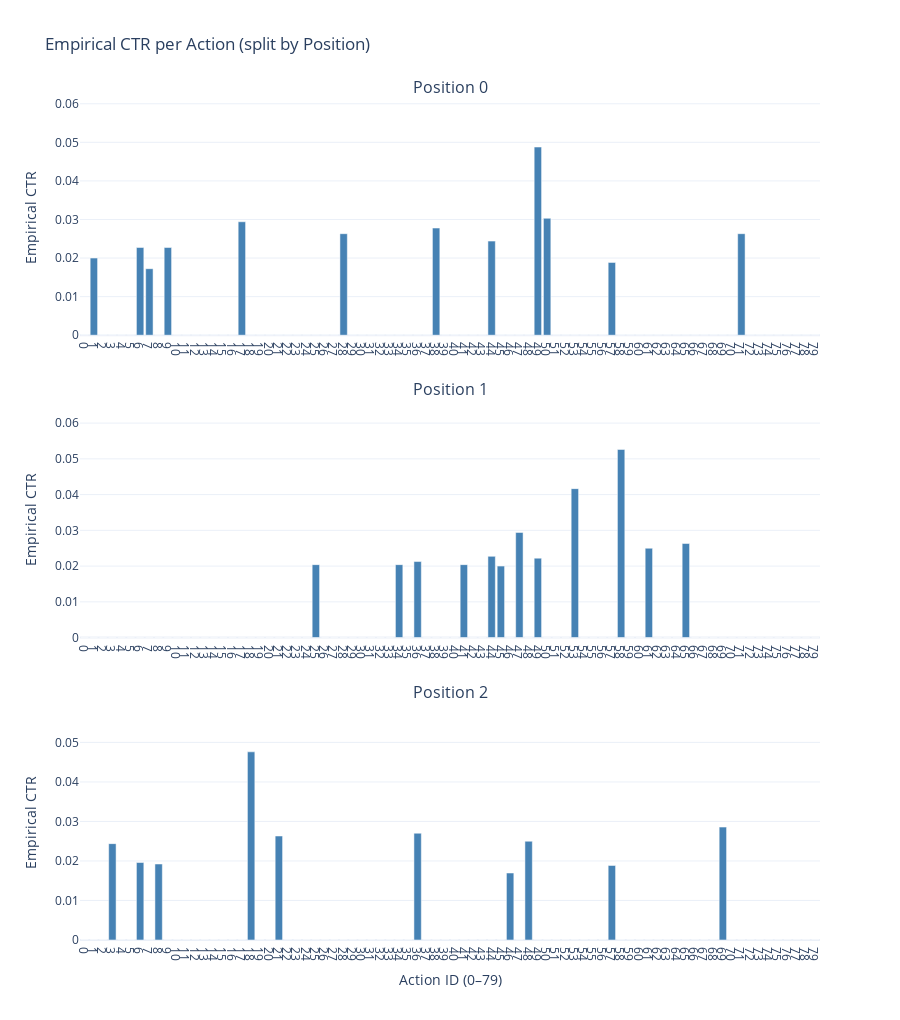
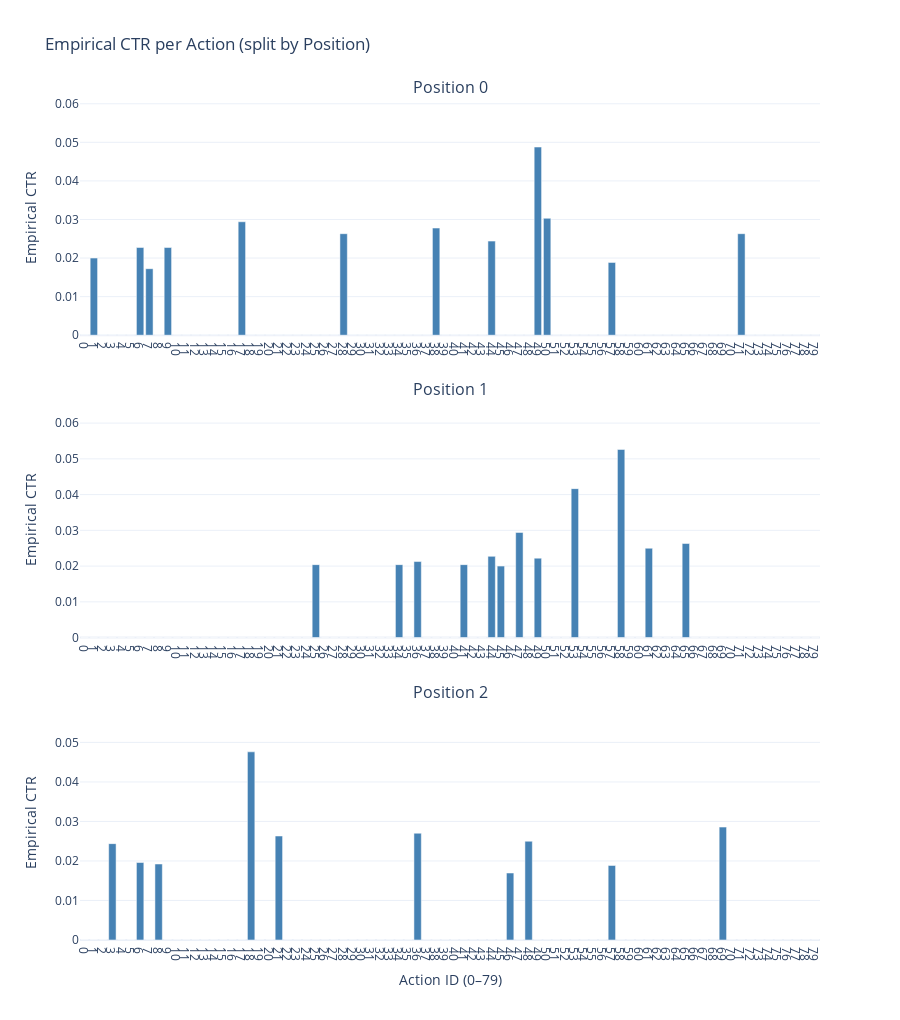

The notebook cell saved with these charts, in order:
### Code cell
# three rows (pos 0,1,2), actions limited to those present in df
fig = plot_empirical_ctr_by_position(df, positions=[0,1,2])
fig.show()

# if you want to force showing all actions 0..79 on each row (missing CTRs -> 0)
fig_full = plot_empirical_ctr_by_position(df, positions=[0,1,2], n_actions=80)
fig_full.show()

### Figure 1 — Plotly figure (JSON) as saved in the notebook; plotly's stock layout.template omitted (floating-point values rounded to 4 significant figures)
{"data": [{"marker": {"color": "steelblue"}, "name": "Pos 0", "showlegend": false, "type": "bar", "x": [0, 1, 2, 3, 4, 5, 6, 7, 8, 9, 10, 11, 12, 13, 14, 15, 16, 17, 18, 19, 20, 21, 22, 23, 24, 25, 26, 27, 28, 29, 30, 31, 32, 33, 34, 35, 36, 37, 38, 39, 40, 41, 42, 43, 44, 45, 46, 47, 48, 49, 50, 51, 52, 53, 54, 55, 56, 57, 58, 59, 60, 61, 62, 63, 64, 65, 66, 67, 68, 69, 70, 71, 72, 73, 74, 75, 76, 77, 78, 79], "xaxis": "x", "y": [0.0, 0.02, 0.0, 0.0, 0.0, 0.0, 0.02273, 0.01724, 0.0, 0.02273, 0.0, 0.0, 0.0, 0.0, 0.0, 0.0, 0.0, 0.02941, 0.0, 0.0, 0.0, 0.0, 0.0, 0.0, 0.0, 0.0, 0.0, 0.0, 0.02632, 0.0, 0.0, 0.0, 0.0, 0.0, 0.0, 0.0, 0.0, 0.0, 0.02778, 0.0, 0.0, 0.0, 0.0, 0.0, 0.02439, 0.0, 0.0, 0.0, 0.0, 0.04878, 0.0303, 0.0, 0.0, 0.0, 0.0, 0.0, 0.0, 0.01887, 0.0, 0.0, 0.0, 0.0, 0.0, 0.0, 0.0, 0.0, 0.0, 0.0, 0.0, 0.0, 0.0, 0.02632, 0.0, 0.0, 0.0, 0.0, 0.0, 0.0, 0.0, 0.0], "yaxis": "y"}, {"marker": {"color": "steelblue"}, "name": "Pos 1", "showlegend": false, "type": "bar", "x": [0, 1, 2, 3, 4, 5, 6, 7, 8, 9, 10, 11, 12, 13, 14, 15, 16, 17, 18, 19, 20, 21, 22, 23, 24, 25, 26, 27, 28, 29, 30, 31, 32, 33, 34, 35, 36, 37, 38, 39, 40, 41, 42, 43, 44, 45, 46, 47, 48, 49, 50, 51, 52, 53, 54, 55, 56, 57, 58, 59, 60, 61, 62, 63, 64, 65, 66, 67, 68, 69, 70, 71, 72, 73, 74, 75, 76, 77, 78, 79], "xaxis": "x2", "y": [0.0, 0.0, 0.0, 0.0, 0.0, 0.0, 0.0, 0.0, 0.0, 0.0, 0.0, 0.0, 0.0, 0.0, 0.0, 0.0, 0.0, 0.0, 0.0, 0.0, 0.0, 0.0, 0.0, 0.0, 0.0, 0.02041, 0.0, 0.0, 0.0, 0.0, 0.0, 0.0, 0.0, 0.0, 0.02041, 0.0, 0.02128, 0.0, 0.0, 0.0, 0.0, 0.02041, 0.0, 0.0, 0.02273, 0.02, 0.0, 0.02941, 0.0, 0.02222, 0.0, 0.0, 0.0, 0.04167, 0.0, 0.0, 0.0, 0.0, 0.05263, 0.0, 0.0, 0.025, 0.0, 0.0, 0.0, 0.02632, 0.0, 0.0, 0.0, 0.0, 0.0, 0.0, 0.0, 0.0, 0.0, 0.0, 0.0, 0.0, 0.0, 0.0], "yaxis": "y2"}, {"marker": {"color": "steelblue"}, "name": "Pos 2", "showlegend": false, "type": "bar", "x": [0, 1, 2, 3, 4, 5, 6, 7, 8, 9, 10, 11, 12, 13, 14, 15, 16, 17, 18, 19, 20, 21, 22, 23, 24, 25, 26, 27, 28, 29, 30, 31, 32, 33, 34, 35, 36, 37, 38, 39, 40, 41, 42, 43, 44, 45, 46, 47, 48, 49, 50, 51, 52, 53, 54, 55, 56, 57, 58, 59, 60, 61, 62, 63, 64, 65, 66, 67, 68, 69, 70, 71, 72, 73, 74, 75, 76, 77, 78, 79], "xaxis": "x3", "y": [0.0, 0.0, 0.0, 0.02439, 0.0, 0.0, 0.01961, 0.0, 0.01923, 0.0, 0.0, 0.0, 0.0, 0.0, 0.0, 0.0, 0.0, 0.0, 0.04762, 0.0, 0.0, 0.02632, 0.0, 0.0, 0.0, 0.0, 0.0, 0.0, 0.0, 0.0, 0.0, 0.0, 0.0, 0.0, 0.0, 0.0, 0.02703, 0.0, 0.0, 0.0, 0.0, 0.0, 0.0, 0.0, 0.0, 0.0, 0.01695, 0.0, 0.025, 0.0, 0.0, 0.0, 0.0, 0.0, 0.0, 0.0, 0.0, 0.01887, 0.0, 0.0, 0.0, 0.0, 0.0, 0.0, 0.0, 0.0, 0.0, 0.0, 0.0, 0.02857, 0.0, 0.0, 0.0, 0.0, 0.0, 0.0, 0.0, 0.0, 0.0, 0.0], "yaxis": "y3"}], "layout": {"annotations": [{"font": {"size": 16}, "showarrow": false, "text": "Position 0", "x": 0.5, "xanchor": "center", "xref": "paper", "y": 1, "yanchor": "bottom", "yref": "paper"}, {"font": {"size": 16}, "showarrow": false, "text": "Position 1", "x": 0.5, "xanchor": "center", "xref": "paper", "y": 0.64, "yanchor": "bottom", "yref": "paper"}, {"font": {"size": 16}, "showarrow": false, "text": "Position 2", "x": 0.5, "xanchor": "center", "xref": "paper", "y": 0.28, "yanchor": "bottom", "yref": "paper"}], "height": 1020, "title": {"text": "Empirical CTR per Action (split by Position)"}, "xaxis": {"anchor": "y", "domain": [0, 1], "tickmode": "array", "ticktext": ["0", "1", "2", "3", "4", "5", "6", "7", "8", "9", "10", "11", "12", "13", "14", "15", "16", "17", "18", "19", "20", "21", "22", "23", "24", "25", "26", "27", "28", "29", "30", "31", "32", "33", "34", "35", "36", "37", "38", "39", "40", "41", "42", "43", "44", "45", "46", "47", "48", "49", "50", "51", "52", "53", "54", "55", "56", "57", "58", "59", "60", "61", "62", "63", "64", "65", "66", "67", "68", "69", "70", "71", "72", "73", "74", "75", "76", "77", "78", "79"], "tickvals": [0, 1, 2, 3, 4, 5, 6, 7, 8, 9, 10, 11, 12, 13, 14, 15, 16, 17, 18, 19, 20, 21, 22, 23, 24, 25, 26, 27, 28, 29, 30, 31, 32, 33, 34, 35, 36, 37, 38, 39, 40, 41, 42, 43, 44, 45, 46, 47, 48, 49, 50, 51, 52, 53, 54, 55, 56, 57, 58, 59, 60, 61, 62, 63, 64, 65, 66, 67, 68, 69, 70, 71, 72, 73, 74, 75, 76, 77, 78, 79], "title": {"text": ""}}, "xaxis2": {"anchor": "y2", "domain": [0, 1], "tickmode": "array", "ticktext": ["0", "1", "2", "3", "4", "5", "6", "7", "8", "9", "10", "11", "12", "13", "14", "15", "16", "17", "18", "19", "20", "21", "22", "23", "24", "25", "26", "27", "28", "29", "30", "31", "32", "33", "34", "35", "36", "37", "38", "39", "40", "41", "42", "43", "44", "45", "46", "47", "48", "49", "50", "51", "52", "53", "54", "55", "56", "57", "58", "59", "60", "61", "62", "63", "64", "65", "66", "67", "68", "69", "70", "71", "72", "73", "74", "75", "76", "77", "78", "79"], "tickvals": [0, 1, 2, 3, 4, 5, 6, 7, 8, 9, 10, 11, 12, 13, 14, 15, 16, 17, 18, 19, 20, 21, 22, 23, 24, 25, 26, 27, 28, 29, 30, 31, 32, 33, 34, 35, 36, 37, 38, 39, 40, 41, 42, 43, 44, 45, 46, 47, 48, 49, 50, 51, 52, 53, 54, 55, 56, 57, 58, 59, 60, 61, 62, 63, 64, 65, 66, 67, 68, 69, 70, 71, 72, 73, 74, 75, 76, 77, 78, 79], "title": {"text": ""}}, "xaxis3": {"anchor": "y3", "domain": [0, 1], "tickmode": "array", "ticktext": ["0", "1", "2", "3", "4", "5", "6", "7", "8", "9", "10", "11", "12", "13", "14", "15", "16", "17", "18", "19", "20", "21", "22", "23", "24", "25", "26", "27", "28", "29", "30", "31", "32", "33", "34", "35", "36", "37", "38", "39", "40", "41", "42", "43", "44", "45", "46", "47", "48", "49", "50", "51", "52", "53", "54", "55", "56", "57", "58", "59", "60", "61", "62", "63", "64", "65", "66", "67", "68", "69", "70", "71", "72", "73", "74", "75", "76", "77", "78", "79"], "tickvals": [0, 1, 2, 3, 4, 5, 6, 7, 8, 9, 10, 11, 12, 13, 14, 15, 16, 17, 18, 19, 20, 21, 22, 23, 24, 25, 26, 27, 28, 29, 30, 31, 32, 33, 34, 35, 36, 37, 38, 39, 40, 41, 42, 43, 44, 45, 46, 47, 48, 49, 50, 51, 52, 53, 54, 55, 56, 57, 58, 59, 60, 61, 62, 63, 64, 65, 66, 67, 68, 69, 70, 71, 72, 73, 74, 75, 76, 77, 78, 79], "title": {"text": "Action ID (0–79)"}}, "yaxis": {"anchor": "x", "domain": [0.72, 1], "range": [0, 0.06098], "title": {"text": "Empirical CTR"}}, "yaxis2": {"anchor": "x2", "domain": [0.36, 0.64], "range": [0, 0.06579], "title": {"text": "Empirical CTR"}}, "yaxis3": {"anchor": "x3", "domain": [0, 0.28], "range": [0, 0.05952], "title": {"text": "Empirical CTR"}}}}

### Figure 2 — Plotly figure (JSON) as saved in the notebook; plotly's stock layout.template omitted (floating-point values rounded to 4 significant figures)
{"data": [{"marker": {"color": "steelblue"}, "name": "Pos 0", "showlegend": false, "type": "bar", "x": [0, 1, 2, 3, 4, 5, 6, 7, 8, 9, 10, 11, 12, 13, 14, 15, 16, 17, 18, 19, 20, 21, 22, 23, 24, 25, 26, 27, 28, 29, 30, 31, 32, 33, 34, 35, 36, 37, 38, 39, 40, 41, 42, 43, 44, 45, 46, 47, 48, 49, 50, 51, 52, 53, 54, 55, 56, 57, 58, 59, 60, 61, 62, 63, 64, 65, 66, 67, 68, 69, 70, 71, 72, 73, 74, 75, 76, 77, 78, 79], "xaxis": "x", "y": [0.0, 0.02, 0.0, 0.0, 0.0, 0.0, 0.02273, 0.01724, 0.0, 0.02273, 0.0, 0.0, 0.0, 0.0, 0.0, 0.0, 0.0, 0.02941, 0.0, 0.0, 0.0, 0.0, 0.0, 0.0, 0.0, 0.0, 0.0, 0.0, 0.02632, 0.0, 0.0, 0.0, 0.0, 0.0, 0.0, 0.0, 0.0, 0.0, 0.02778, 0.0, 0.0, 0.0, 0.0, 0.0, 0.02439, 0.0, 0.0, 0.0, 0.0, 0.04878, 0.0303, 0.0, 0.0, 0.0, 0.0, 0.0, 0.0, 0.01887, 0.0, 0.0, 0.0, 0.0, 0.0, 0.0, 0.0, 0.0, 0.0, 0.0, 0.0, 0.0, 0.0, 0.02632, 0.0, 0.0, 0.0, 0.0, 0.0, 0.0, 0.0, 0.0], "yaxis": "y"}, {"marker": {"color": "steelblue"}, "name": "Pos 1", "showlegend": false, "type": "bar", "x": [0, 1, 2, 3, 4, 5, 6, 7, 8, 9, 10, 11, 12, 13, 14, 15, 16, 17, 18, 19, 20, 21, 22, 23, 24, 25, 26, 27, 28, 29, 30, 31, 32, 33, 34, 35, 36, 37, 38, 39, 40, 41, 42, 43, 44, 45, 46, 47, 48, 49, 50, 51, 52, 53, 54, 55, 56, 57, 58, 59, 60, 61, 62, 63, 64, 65, 66, 67, 68, 69, 70, 71, 72, 73, 74, 75, 76, 77, 78, 79], "xaxis": "x2", "y": [0.0, 0.0, 0.0, 0.0, 0.0, 0.0, 0.0, 0.0, 0.0, 0.0, 0.0, 0.0, 0.0, 0.0, 0.0, 0.0, 0.0, 0.0, 0.0, 0.0, 0.0, 0.0, 0.0, 0.0, 0.0, 0.02041, 0.0, 0.0, 0.0, 0.0, 0.0, 0.0, 0.0, 0.0, 0.02041, 0.0, 0.02128, 0.0, 0.0, 0.0, 0.0, 0.02041, 0.0, 0.0, 0.02273, 0.02, 0.0, 0.02941, 0.0, 0.02222, 0.0, 0.0, 0.0, 0.04167, 0.0, 0.0, 0.0, 0.0, 0.05263, 0.0, 0.0, 0.025, 0.0, 0.0, 0.0, 0.02632, 0.0, 0.0, 0.0, 0.0, 0.0, 0.0, 0.0, 0.0, 0.0, 0.0, 0.0, 0.0, 0.0, 0.0], "yaxis": "y2"}, {"marker": {"color": "steelblue"}, "name": "Pos 2", "showlegend": false, "type": "bar", "x": [0, 1, 2, 3, 4, 5, 6, 7, 8, 9, 10, 11, 12, 13, 14, 15, 16, 17, 18, 19, 20, 21, 22, 23, 24, 25, 26, 27, 28, 29, 30, 31, 32, 33, 34, 35, 36, 37, 38, 39, 40, 41, 42, 43, 44, 45, 46, 47, 48, 49, 50, 51, 52, 53, 54, 55, 56, 57, 58, 59, 60, 61, 62, 63, 64, 65, 66, 67, 68, 69, 70, 71, 72, 73, 74, 75, 76, 77, 78, 79], "xaxis": "x3", "y": [0.0, 0.0, 0.0, 0.02439, 0.0, 0.0, 0.01961, 0.0, 0.01923, 0.0, 0.0, 0.0, 0.0, 0.0, 0.0, 0.0, 0.0, 0.0, 0.04762, 0.0, 0.0, 0.02632, 0.0, 0.0, 0.0, 0.0, 0.0, 0.0, 0.0, 0.0, 0.0, 0.0, 0.0, 0.0, 0.0, 0.0, 0.02703, 0.0, 0.0, 0.0, 0.0, 0.0, 0.0, 0.0, 0.0, 0.0, 0.01695, 0.0, 0.025, 0.0, 0.0, 0.0, 0.0, 0.0, 0.0, 0.0, 0.0, 0.01887, 0.0, 0.0, 0.0, 0.0, 0.0, 0.0, 0.0, 0.0, 0.0, 0.0, 0.0, 0.02857, 0.0, 0.0, 0.0, 0.0, 0.0, 0.0, 0.0, 0.0, 0.0, 0.0], "yaxis": "y3"}], "layout": {"annotations": [{"font": {"size": 16}, "showarrow": false, "text": "Position 0", "x": 0.5, "xanchor": "center", "xref": "paper", "y": 1, "yanchor": "bottom", "yref": "paper"}, {"font": {"size": 16}, "showarrow": false, "text": "Position 1", "x": 0.5, "xanchor": "center", "xref": "paper", "y": 0.64, "yanchor": "bottom", "yref": "paper"}, {"font": {"size": 16}, "showarrow": false, "text": "Position 2", "x": 0.5, "xanchor": "center", "xref": "paper", "y": 0.28, "yanchor": "bottom", "yref": "paper"}], "height": 1020, "title": {"text": "Empirical CTR per Action (split by Position)"}, "xaxis": {"anchor": "y", "domain": [0, 1], "tickmode": "array", "ticktext": ["0", "1", "2", "3", "4", "5", "6", "7", "8", "9", "10", "11", "12", "13", "14", "15", "16", "17", "18", "19", "20", "21", "22", "23", "24", "25", "26", "27", "28", "29", "30", "31", "32", "33", "34", "35", "36", "37", "38", "39", "40", "41", "42", "43", "44", "45", "46", "47", "48", "49", "50", "51", "52", "53", "54", "55", "56", "57", "58", "59", "60", "61", "62", "63", "64", "65", "66", "67", "68", "69", "70", "71", "72", "73", "74", "75", "76", "77", "78", "79"], "tickvals": [0, 1, 2, 3, 4, 5, 6, 7, 8, 9, 10, 11, 12, 13, 14, 15, 16, 17, 18, 19, 20, 21, 22, 23, 24, 25, 26, 27, 28, 29, 30, 31, 32, 33, 34, 35, 36, 37, 38, 39, 40, 41, 42, 43, 44, 45, 46, 47, 48, 49, 50, 51, 52, 53, 54, 55, 56, 57, 58, 59, 60, 61, 62, 63, 64, 65, 66, 67, 68, 69, 70, 71, 72, 73, 74, 75, 76, 77, 78, 79], "title": {"text": ""}}, "xaxis2": {"anchor": "y2", "domain": [0, 1], "tickmode": "array", "ticktext": ["0", "1", "2", "3", "4", "5", "6", "7", "8", "9", "10", "11", "12", "13", "14", "15", "16", "17", "18", "19", "20", "21", "22", "23", "24", "25", "26", "27", "28", "29", "30", "31", "32", "33", "34", "35", "36", "37", "38", "39", "40", "41", "42", "43", "44", "45", "46", "47", "48", "49", "50", "51", "52", "53", "54", "55", "56", "57", "58", "59", "60", "61", "62", "63", "64", "65", "66", "67", "68", "69", "70", "71", "72", "73", "74", "75", "76", "77", "78", "79"], "tickvals": [0, 1, 2, 3, 4, 5, 6, 7, 8, 9, 10, 11, 12, 13, 14, 15, 16, 17, 18, 19, 20, 21, 22, 23, 24, 25, 26, 27, 28, 29, 30, 31, 32, 33, 34, 35, 36, 37, 38, 39, 40, 41, 42, 43, 44, 45, 46, 47, 48, 49, 50, 51, 52, 53, 54, 55, 56, 57, 58, 59, 60, 61, 62, 63, 64, 65, 66, 67, 68, 69, 70, 71, 72, 73, 74, 75, 76, 77, 78, 79], "title": {"text": ""}}, "xaxis3": {"anchor": "y3", "domain": [0, 1], "tickmode": "array", "ticktext": ["0", "1", "2", "3", "4", "5", "6", "7", "8", "9", "10", "11", "12", "13", "14", "15", "16", "17", "18", "19", "20", "21", "22", "23", "24", "25", "26", "27", "28", "29", "30", "31", "32", "33", "34", "35", "36", "37", "38", "39", "40", "41", "42", "43", "44", "45", "46", "47", "48", "49", "50", "51", "52", "53", "54", "55", "56", "57", "58", "59", "60", "61", "62", "63", "64", "65", "66", "67", "68", "69", "70", "71", "72", "73", "74", "75", "76", "77", "78", "79"], "tickvals": [0, 1, 2, 3, 4, 5, 6, 7, 8, 9, 10, 11, 12, 13, 14, 15, 16, 17, 18, 19, 20, 21, 22, 23, 24, 25, 26, 27, 28, 29, 30, 31, 32, 33, 34, 35, 36, 37, 38, 39, 40, 41, 42, 43, 44, 45, 46, 47, 48, 49, 50, 51, 52, 53, 54, 55, 56, 57, 58, 59, 60, 61, 62, 63, 64, 65, 66, 67, 68, 69, 70, 71, 72, 73, 74, 75, 76, 77, 78, 79], "title": {"text": "Action ID (0–79)"}}, "yaxis": {"anchor": "x", "domain": [0.72, 1], "range": [0, 0.06098], "title": {"text": "Empirical CTR"}}, "yaxis2": {"anchor": "x2", "domain": [0.36, 0.64], "range": [0, 0.06579], "title": {"text": "Empirical CTR"}}, "yaxis3": {"anchor": "x3", "domain": [0, 0.28], "range": [0, 0.05952], "title": {"text": "Empirical CTR"}}}}
